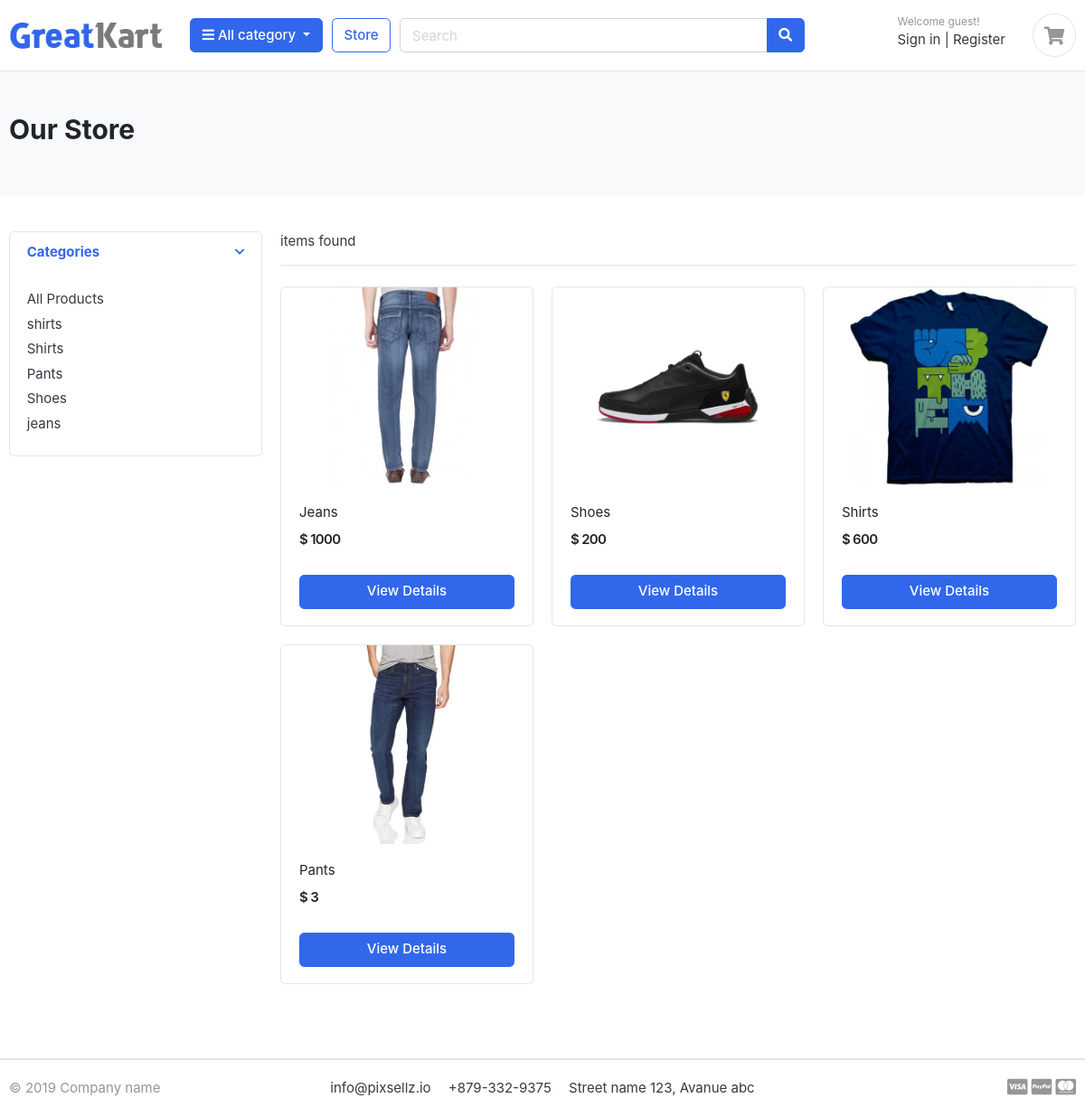
/store/, run on the app's committed database.
### category/models.py (models this page shows, shortened)
class Category(models.Model):
    category_name = models.CharField(max_length=50, unique=True)
    slug = models.SlugField(max_length=100, unique=True)
    description = models.TextField(max_length=255, blank=True)
    cat_image = models.ImageField(upload_to='photos/categories', blank=True)
    class Meta:
        verbose_name = 'category'
        verbose_name_plural = 'categories'
    def get_url(self):
            return reverse('products_by_category', args=[self.slug])

### store/models.py (models this page shows)
class Product(models.Model):
    product_name    = models.CharField(max_length=200, unique=True)
    slug            = models.SlugField(max_length=200, unique=True)
    description     = models.TextField(max_length=500, blank=True)
    price           = models.IntegerField()
    images          = models.ImageField(upload_to='photos/products')
    stock           = models.IntegerField()
    is_available    = models.BooleanField(default=True)
    category        = models.ForeignKey(Category, on_delete=models.CASCADE)
    created_date    = models.DateTimeField(auto_now_add=True)
    modified_date   = models.DateTimeField(auto_now=True)

### store/views.py (the view)
def store(request,category_slug=None):
    categories = None
    products = None
    if category_slug != None :
        categories = get_object_or_404(Category,slug = category_slug)
        products = Product.objects.all().filter(category = categories ,is_available=True)
    else:
        products = Product.objects.all().filter(is_available=True)
    context = {
        'products' : products,
     }
    return render(request, 'store/store.html',context)

### category/context_processors.py (called while the page is built)
def menu_links(request):
    links = Category.objects.all()
    return dict(links=links)

### templates/store/store.html (shortened to what this page needs)
{% extends 'base.html' %}
{% load static %}
{% block content %}
<section class="section-pagetop bg">
<div class="container">
	{% if 'search' in request.path %}
		<h2 class="title-page">Search Result</h2>
	{% else %}
		<h2 class="title-page">Our Store</h2>
	{% endif %}
</div>
</section>
<section class="section-content padding-y">
<div class="container">
<div class="row">
	<aside class="col-md-3">
<div class="card">
	<article class="filter-group">
		<header class="card-header">
			<a href="#" data-toggle="collapse" data-target="#collapse_1" aria-expanded="true" class="">
				<i class="icon-control fa fa-chevron-down"></i>
				<h6 class="title">Categories</h6>
			</a>
		</header>
		<div class="filter-content collapse show" id="collapse_1" style="">
			<div class="card-body">
				<ul class="list-menu">
					<li><a href="{% url 'store' %}">All Products  </a></li>
					{% for category in links %}
				<li><a href="{{ category.get_url }}">{{ category.category_name }}  </a></li>
					{% endfor %}
				</ul>
			</div>
		</div>
	</article>
</div>
	</aside>
	<main class="col-md-9">
<header class="border-bottom mb-4 pb-3">
		<div class="form-inline">
			<span class="mr-md-auto"><b>{{ product_count }}</b> items found </span>
		</div>
</header>
<div class="row">
	{% if products %}
	{% for product in products %}
	<div class="col-md-4">
		<figure class="card card-product-grid">
			<div class="img-wrap">
				<a href="{{ product.get_url }}"><img src="{{ product.images.url }}"></a>
			</div>
			<figcaption class="info-wrap">
				<div class="fix-height">
					<a href="{{ product.get_url }}" class="title">{{ product.product_name }}</a>
					<div class="price-wrap mt-2">
						<span class="price">$ {{ product.price }}</span>
					</div>
				</div>
				<a href="{{ product.get_url }}" class="btn btn-block btn-primary">View Details </a>
			</figcaption>
		</figure>
	</div>
	{% endfor %}
	{% else %}
	<div>
		<h2>No result found. Please try again.</h2>
	</div>
	{% endif %}
</div>
	</main>
</div>
</div>
</section>
{% endblock %}

### Greatkart/static/css/ui.css (style rules this page uses)
html { font-family: "Inter", sans-serif; font-size: 15px; }
.img-wrap { text-align: center; display: block; }
.img-wrap img { max-width: 100%; }
.price-wrap { letter-spacing: -0.7px; }
.padding-y { padding-top: 40px; padding-bottom: 40px; }
figure { margin-bottom: 0; }
article:after, .form-group:after { display: block; clear: both; content: ""; }
.bg { background-color: #f8f9fa; }
.title-page { color: #212529; }
[class*=list-] li:after { visibility: hidden; display: block; content: ""; overflow: hidden; height: 0; clear: both; }
.list-menu { list-style: none; margin: 0; padding-left: 0; }
.list-menu li { margin-bottom: 5px; }
.list-menu a { color: #343a40; }
[class*=card-product] a.title { color: #212529; display: block; }
[class*=card-product] .img-wrap { overflow: hidden; position: relative; }
[class*=card-product] .img-wrap img { height: 100%; max-width: 100%; width: auto; display: inline-block; -o-object-fit: cover; object-fit: cover; }
.card-product-grid { margin-bottom: 20px; }
.card-product-grid .img-wrap { border-radius: 0.2rem 0.2rem 0 0; height: 220px; }
.card-product-grid .info-wrap { overflow: hidden; padding: 18px 20px; }
.card-product-grid .fix-height { height: 80px; overflow: hidden; }
.card .img-wrap { overflow: hidden; }
.price { font-weight: 600; color: #212529; }
.icon-control { margin-top: 5px; float: right; font-size: 80%; }
.card-header .title { margin-bottom: 0; line-height: 1.5; }
.filter-group { border-bottom: 1px solid #e4e4e4; }
.filter-group .card-header { border-bottom: 0; }
.filter-group:last-child { border-bottom: 0; }
.section-pagetop { padding: 45px 0; }

### data on the page
Category: category_name "shirts"
Category: category_name "Shirts"
Category: category_name "Pants"
Category: category_name "Shoes"
Category: category_name "jeans"
Product: images (picture), product_name "Jeans", price "1000"
Product: images (picture), product_name "Shoes", price "200"
Product: images (picture), product_name "Shirts", price "600"
Product: images (picture), product_name "Pants", price "3"
